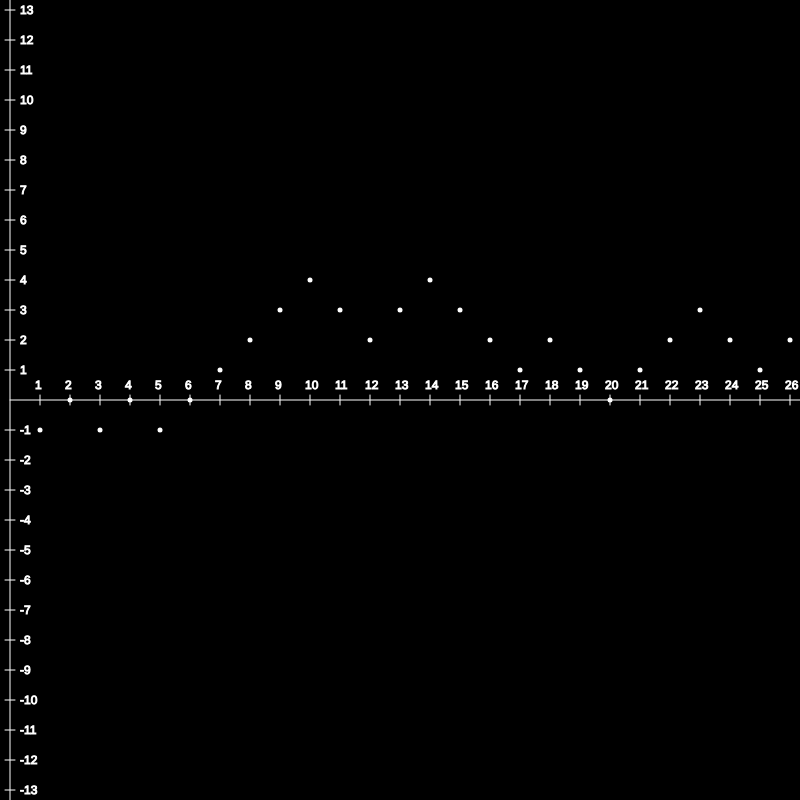
Frame 1 (no input)
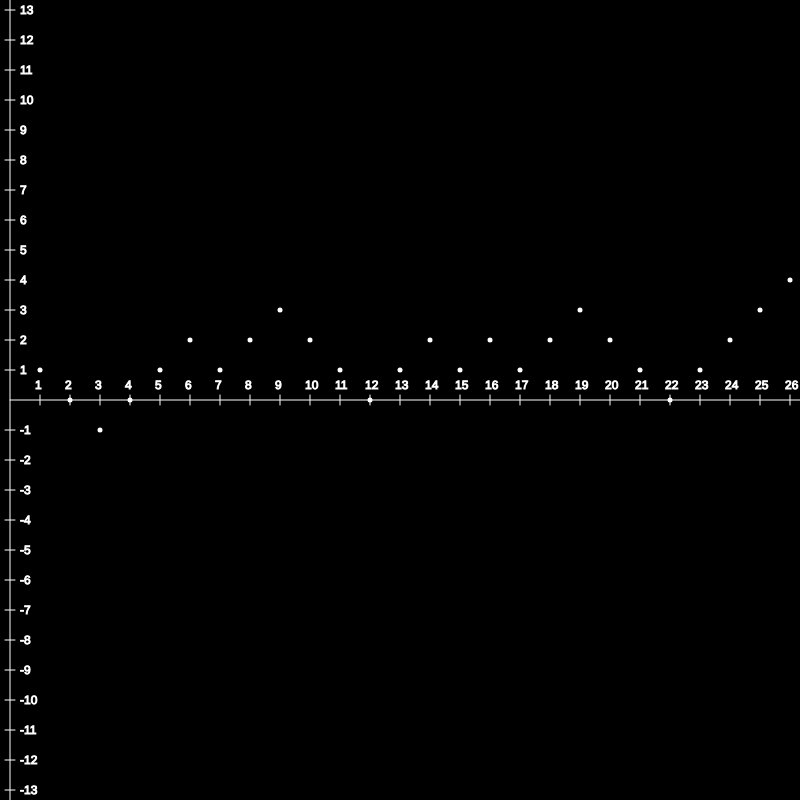
Frame 2 (the mouse pressed at the canvas centre, redrawn once)

The p5.js sketch that drew these frames (run headless with seeded random() and noise() and a simulated clock; the mouse was pressed at the canvas centre and the sketch redrawn once):

// p5.js sketch
// ── sketch.js
//2 Dimensional Random Walk , coin flip, visualized on a coordinate graph 
var angle = 0;
function setup() {
  createCanvas(800, 800);
  slider = createSlider(0, 1, 1 / 2, 1 / 10);
  slider.changed(draw);
  button = createButton("next")
  button.mousePressed(draw)
  drift = createInput("0")
  drift.changed(draw)
  noLoop();

}
function coordinateSytem() {
  return line(10, 0, 10, 600), line(10, 0, 10, 600)
}
function randomWalk() {
  d = drift.value()
  prob = slider.value();
  states = (Array(100 - prob * 100).fill(-1)).concat((Array(prob * 100).fill(1)))
  start = [10, 400]
  currentPos = start
  for (i = 0; i < 800; i += 30) {
    fill(255)
    currentPos = [currentPos[0] + 30, currentPos[1] + random(states) * 30 + i * parseInt(d)]
    strokeWeight(5)
    point(currentPos[0], currentPos[1])
  }

}
function coordinateSytem() {
  strokeWeight(1)
  fill(255)
  //vertical axis
  line(10, 0, 10, 800)
  //HORIZONTAL axis
  line(10, 400, 800, 400)
  //POS VERTICAL
  var c = 1
  for (var i = 370; i > 0; i -= 30) {
    line(5, i, 15, i)
    text(c.toString(), 20, i - 5, 100, 100)
    c += 1
  }
  //NEG VERTICAL
  c = 1
  for (var i = 430; i < 800; i += 30) {
    line(5, i, 15, i)
    text((-1 * c).toString(), 20, i - 5, 100, 100)
    c += 1
  }
  //HORIZONTAL
  c = 1
  for (var i = 30; i < 800; i += 30) {
    line(i + 10, 395, i + 10, 405)
    text(c.toString(), i + 10 - 5, 380, 100, 100)
    c += 1
  }
}
function draw() {
  background(0)
  prob = slider.value();
  stroke(255);
  //add distance variable
  coordinateSytem()
  randomWalk()


}
